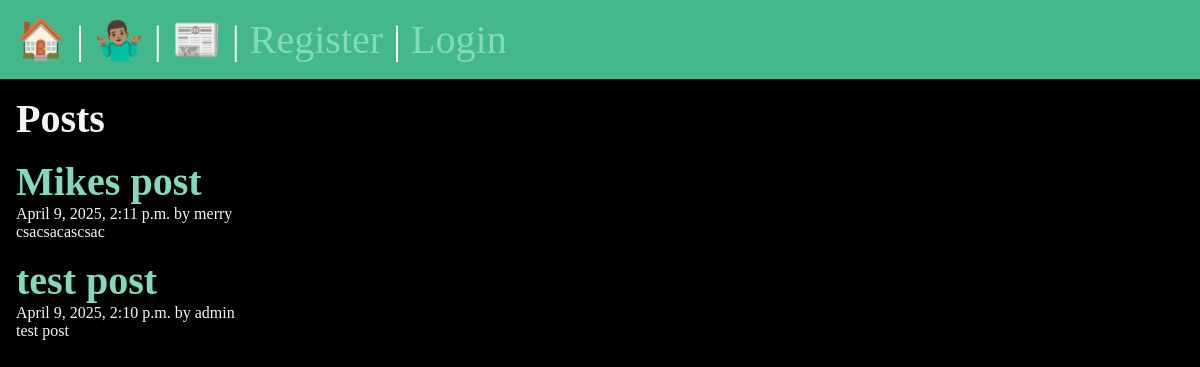
/posts/, run on the app's committed database.
### posts/models.py (models this page shows, shortened)
class Post(models.Model):
    title = models.CharField(max_length=75)
    body = models.TextField()
    slug = models.SlugField()
    date = models.DateTimeField(auto_now_add=True)
    banner = models.ImageField(default='fallback.jpg', blank=True)
    author = models.ForeignKey(User, on_delete=models.CASCADE, default=None)

### posts/views.py (the view)
# urls.py: path('', views.post_list, name="list"),
def post_list(request):
    posts = Post.objects.all().order_by('-date')
    return render(request, 'posts/posts_list.html', {'posts' : posts})

### posts/templates/posts/posts_list.html (shortened to what this page needs)
{% extends 'layout.html' %}
{% block content %}
<section>
    <h1>Posts</h1>
    {% for post in posts %}
        <article class="post">
            <h2>
                <a href="{% url 'posts:page' slug=post.slug %}">
                    {{ post.title }}
                </a>
            </h2>
            <p>{{ post.date }} by {{ post.author}}</p>
            <p>{{ post.body }}</p>
        </article>
    {% endfor %}
</section>
{% endblock %}

### static/css/main.css (style rules this page uses)
* { margin: 0; padding: 0; box-sizing: border-box; }
body { min-height: 100vh; background-color: black; color: whitesmoke; font-size: 3rem; }
section { display: flex; flex-flow: column; gap: 1rem; }
h1, h2 { font-size: 2.5rem; }
p { font-size: 1rem; }
a { text-decoration: none; color: #81dbb8; }

### data on the page
Post: title "Mikes post", date "April 9, 2025, 2:11 p.m.", author "merry", body "csacsacascsac"
Post: title "test post", date "April 9, 2025, 2:10 p.m.", author "admin", body "test post"
